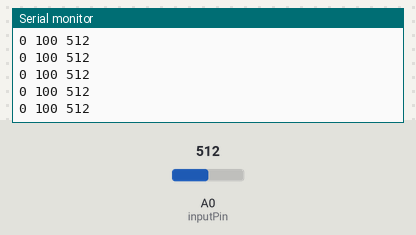
A sketch run on a simulated Arduino Uno, built with avr-gcc and run on an emulated ATmega328P. On the bench: the last lines printed to the serial monitor. The inputs (shaded band) are chosen by the test bench; at power-on: A0 (inputPin) = 512.

Above: at 1.2 s.
1.3 s: A0 (inputPin) set to 716
At 2.4 s:
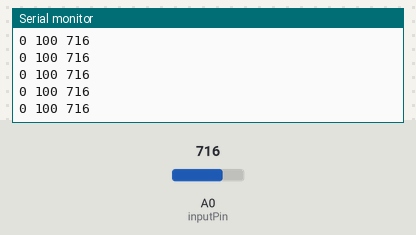
2.8 s: A0 (inputPin) set to 900
At 3.4 s:
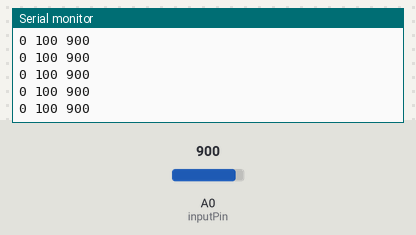
Timing chart, 0 to 5.8 s (numbered marks = the images above; inputs shaded):
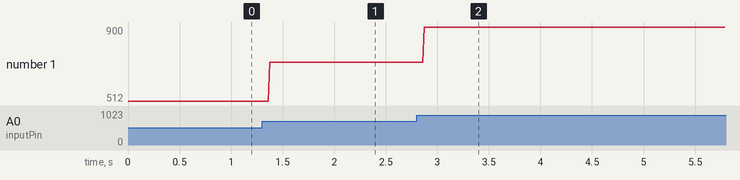

Measured:
- after the input at 1.3 s, the serial monitor: prints a new line after 0.07 s (image 1)
- after the input at 2.8 s, the serial monitor: prints a new line after 0.07 s (image 2)
- plotted number 1: 512 → 716 after the input at 1.3 s, 716 → 900 after the input at 2.8 s

The sketch:

aa.ino
```cpp
#include <QueueArray.h>

int i = 0;

#define NUM_READINGS 5
int readings[NUM_READINGS];      // the readings from the analog input
int readIndex = 0;              // the index of the current reading
int total = 0;                  // the running total
int average = 0;                // the average
int old_average = 0;            // necessario para o filtro

// #########################################################

// Here are the queue to store the average
#define NUM_AVERAGES_QUEUE 5
QueueArray <int> queue_average;
int average_past = 0; // It is the average #NUM_AVERAGES_QUEUE in the past

// Here are the variables to control the IP from the RED led.
#define NUM_IP_RED 5
int ip_red_array[NUM_IP_RED];
int total_IP_RED = 0;
int average_IP_RED = 0;
int readIndex_IP_RED=0;
bool bool_set_IP_RED = true;
bool bool_set_IP_RED_old = false;

// Here are the variables to control the IB from the RED led.
#define NUM_IB_RED 5
int ib_red_array[NUM_IB_RED];
int total_IB_RED = 0;
int average_IB_RED = 0;
int readIndex_IB_RED=0;
bool bool_set_IB_RED = false;
bool bool_set_IB_RED_old = false;

// #########################################################

double alfa = 0.99;             // necessario para o filtro (passa alta)
double beta = 0.14;
int inputPin = A0;


double outpth = 0.0;            // saida do filtro high pass
double outpt = 0.0;


  // # # # # # # # # # # # # # # # # # # # # # # # # #
  // # # # # # # # # # #   SETUP   # # # # # # # # # #
  // # # # # # # # # # # # # # # # # # # # # # # # # #

void setup() {
  Serial.begin(9600);
  for (i = 0; i < NUM_AVERAGES_QUEUE; i++) { queue_average.push(0); }
  for (int thisReading = 0; thisReading < NUM_READINGS; thisReading++) { readings[thisReading] = 0; }
  for (i = 0; i < NUM_IP_RED; i++) { ip_red_array[i]; }
  for (i = 0; i < NUM_IB_RED; i++) { ib_red_array[i]; }
  analogReference(INTERNAL);
  queue_average.setPrinter(Serial);
}

void loop() {

  // # # # # # # # # # # # # # # # # # # # # # # # # #
  // # # # # # # # # # #  READING  # # # # # # # # # #
  // # # # # # # # # # # # # # # # # # # # # # # # # #

  // // subtract the last reading:
  // total = total - readings[readIndex];
  // // read from the sensor:
  // readings[readIndex] = analogRead(A0);
  // // add the reading to the total:
  // total = total + readings[readIndex];
  // // advance to the next position in the array:
  // readIndex = readIndex + 1;

  // // if we're at the end of the array...
  // if (readIndex >= NUM_READINGS) {
  //   // ...wrap around to the beginning:
  //   readIndex = 0;
  // }

  // calculate the average:
  total = 0;
  for (i = 0; i < NUM_READINGS; i++) { total += analogRead(A0); }

  old_average = average;
  average = total / NUM_READINGS;


  // # # # # # # # # # # # # # # # # # # # # # # # # #
  // # # # # # # # # #  GET IP AND IB  # # # # # # # #
  // # # # # # # # # # # # # # # # # # # # # # # # # #
  // STORE THE NEW AVERAGE
  queue_average.enqueue(average);
  // REMOVE AND STORE THE AVERAGE FROM NUM_AVERAGES_QUEUE STEPS IN THE PAST
  average_past = queue_average.dequeue();


  bool_set_IP_RED_old = bool_set_IP_RED;
  bool_set_IB_RED_old = bool_set_IB_RED;
  // CHECK THE DERIVATE SIGN
  if( average > average_past ) {
    bool_set_IP_RED = true;
    bool_set_IB_RED = false;
  } else {
    bool_set_IP_RED = false;
    bool_set_IB_RED = true;
  }

  // Get the new IP_RED value
  // Condition on left: false means that the value is decreasing, i.e., we are in the maximum local
  // Condition on right: true means that it is the first time we get a negative derivate, so we change the value once
  if( !bool_set_IP_RED && (bool_set_IP_RED!=bool_set_IP_RED_old) ) {
    // REMOVE THE OLDEST MEASURE
    total_IP_RED  = total_IP_RED - ip_red_array[readIndex_IP_RED];
    // INSERT THE NEW IB_RED VALUE
    ip_red_array[readIndex_IP_RED] = average;
    readIndex_IP_RED++;
    // CHECK IF REACH THE END OF THE ARRAY
    if (readIndex_IP_RED >= NUM_IP_RED) { readIndex_IP_RED = 0; }
    // GET IP_RED AVERAGE
    average_IP_RED = total_IP_RED / NUM_IP_RED;
  }
  else // Get the new IB_RED value, same logic for IP
  if(!bool_set_IB_RED && (bool_set_IB_RED!=bool_set_IB_RED_old) ) {
    total_IB_RED  = total_IB_RED - ib_red_array[readIndex_IB_RED];
    ib_red_array[readIndex_IB_RED] = average;
    readIndex_IB_RED++;
    if (readIndex_IB_RED >= NUM_IB_RED) { readIndex_IB_RED = 0; }
    average_IB_RED = total_IB_RED / NUM_IB_RED;
  }

  // # # # # # # # # # # # # # # # # # # # # # # # # #
  // # # # # # # # # # #  BAND PASS  # # # # # # # # #
  // # # # # # # # # # # # # # # # # # # # # # # # # #

  // HIGH PASS
  outpth = alfa*outpth - alfa*(average - old_average);
  // LOW PASS
  outpt = beta*outpth - (1-beta)*outpt;


  // # # # # # # # # # # # # # # # # # # # # # # # # #
  // # # # # # # # # # #  BAND PASS  # # # # # # # # #
  // # # # # # # # # # # # # # # # # # # # # # # # # #

  // send it to the computer as ASCII digits
  Serial.print(0);  // To freeze the lower limit
  Serial.print(" ");
  Serial.print(100);  // To freeze the upper limit
  Serial.print(" ");
  //Serial.print(average_IP_RED);
  //Serial.print(" ");
  //Serial.print(average_IB_RED);
  //Serial.print(" ");
  Serial.println(average);  // To send all three 'data' points to the plotter
  //delay(1);        // delay in between reads for stability
}
```
